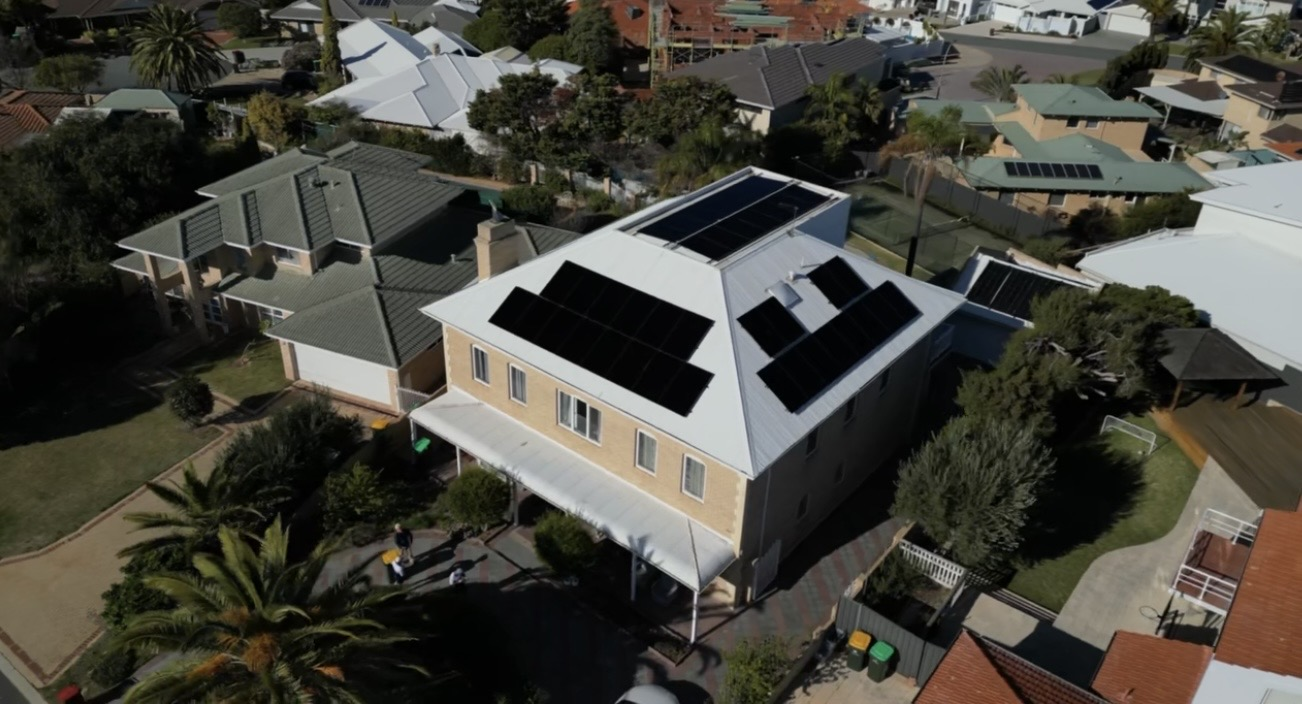
#> input picture assets/photos/originals/aerial-two-storey-solar.jpg, 1302 x 704 px; its folder holds only this picture in this run
$ python prepare-photos.py
#> lines starting #> are read from the running program, lines starting #| are printed output that depends on the picture
"""Prepare graded copies of the ORIGINAL project photos for the layout.

Applies the document's unifying grade (slightly reduced saturation, a touch more
contrast) so the PDF can embed plain JPEGs instead of rasterising CSS filters.
  assets/photos/graded/      full resolution, for the print PDF
  assets/photos/graded-web/  max 1400 px, for the email-size PDF
Originals in assets/photos/originals/ are never modified. Faces and geometry are
untouched: no warping, stretching or retouching. Usage: python3 scripts/prepare-photos.py
"""
from pathlib import Path
import numpy as np
from PIL import Image, ImageEnhance, ImageOps

ROOT = Path(__file__).resolve().parent.parent
SRC = ROOT / "assets/photos/originals"
OUT = {"graded": (None, 92), "graded-web": (1400, 82)}
# v2 "muted" grade: lower saturation and a cool navy cast in the shadows, so a
# mixed set of site photos reads as one series (see teardown: colourfulness).
MUTED = {"muted": (None, 92), "muted-web": (1400, 82)}
NAVY = np.array([27, 43, 56], float)

def mute(im):
    im = ImageEnhance.Color(im).enhance(0.62)
    im = ImageEnhance.Contrast(im).enhance(1.06)
    a = np.asarray(im, float)
    lum = (a @ [0.2126, 0.7152, 0.0722]) / 255
    w = (0.16 * (1 - lum) ** 2)[..., None]
    return Image.fromarray(np.clip(a * (1 - w) + NAVY * w, 0, 255).astype(np.uint8))

# v4 alternate style: brand duotone (navy shadows -> soft brand highlights) and cool greyscale.
DUO = {"duo": (None, 90), "duo-web": (1400, 80)}
MONO = {"mono": (None, 90), "mono-web": (1400, 80)}
DUO_DARK, DUO_MID, DUO_LIGHT = np.array([18, 30, 40.]), np.array([44, 82, 108.]), np.array([196, 214, 224.])

def duotone(im):
    l = np.asarray(ImageOps.autocontrast(im.convert("L"), cutoff=1), float)[..., None] / 255
    lo = DUO_DARK + (DUO_MID - DUO_DARK) * np.clip(l / .55, 0, 1)
    hi = DUO_MID + (DUO_LIGHT - DUO_MID) * np.clip((l - .55) / .45, 0, 1)
    return Image.fromarray(np.where(l < .55, lo, hi).astype(np.uint8))

def mono(im):
    g = np.asarray(ImageOps.autocontrast(im.convert("L"), cutoff=1), float)[..., None]
    return Image.fromarray(np.clip(g * [0.97, 1.0, 1.03], 0, 255).astype(np.uint8))

def save_set(img, sets, stem):
    for d, (max_px, q) in sets.items():
        out = img.copy()
        if max_px:
            out.thumbnail((max_px, max_px), Image.LANCZOS)
        out.save(ROOT / "assets/photos" / d / (stem + ".jpg"), quality=q, optimize=True, progressive=True)

for d in list(OUT) + list(MUTED) + list(DUO) + list(MONO):
    (ROOT / "assets/photos" / d).mkdir(parents=True, exist_ok=True)

for f in sorted(SRC.glob("*.jp*g")) + sorted(SRC.glob("*.png")):
    im = ImageOps.exif_transpose(Image.open(f)).convert("RGB")
#> im is the input picture: PIL image 1302x704 RGB; mean R, G, B 72.2, 70.7, 62.7
    rows = np.where(np.asarray(im.convert("L")).mean(1) > 12)[0]   # trim black letterbox bars (phone screenshots)
#> rows = 704 values from 0 to 703
    im = im.crop((0, int(rows.min()), im.width, int(rows.max()) + 1))
    im = ImageEnhance.Color(im).enhance(0.90)
    im = ImageEnhance.Contrast(im).enhance(1.05)
    im = ImageEnhance.Brightness(im).enhance(1.01)
    for d, (max_px, q) in OUT.items():
        out = im.copy()
        if max_px:
            out.thumbnail((max_px, max_px), Image.LANCZOS)
        out.save(ROOT / "assets/photos" / d / (f.stem + ".jpg"), quality=q, optimize=True, progressive=True)
    m = mute(im)
#> in mute, `w = (0.16 * (1 - lum) ** 2)[..., None]`:
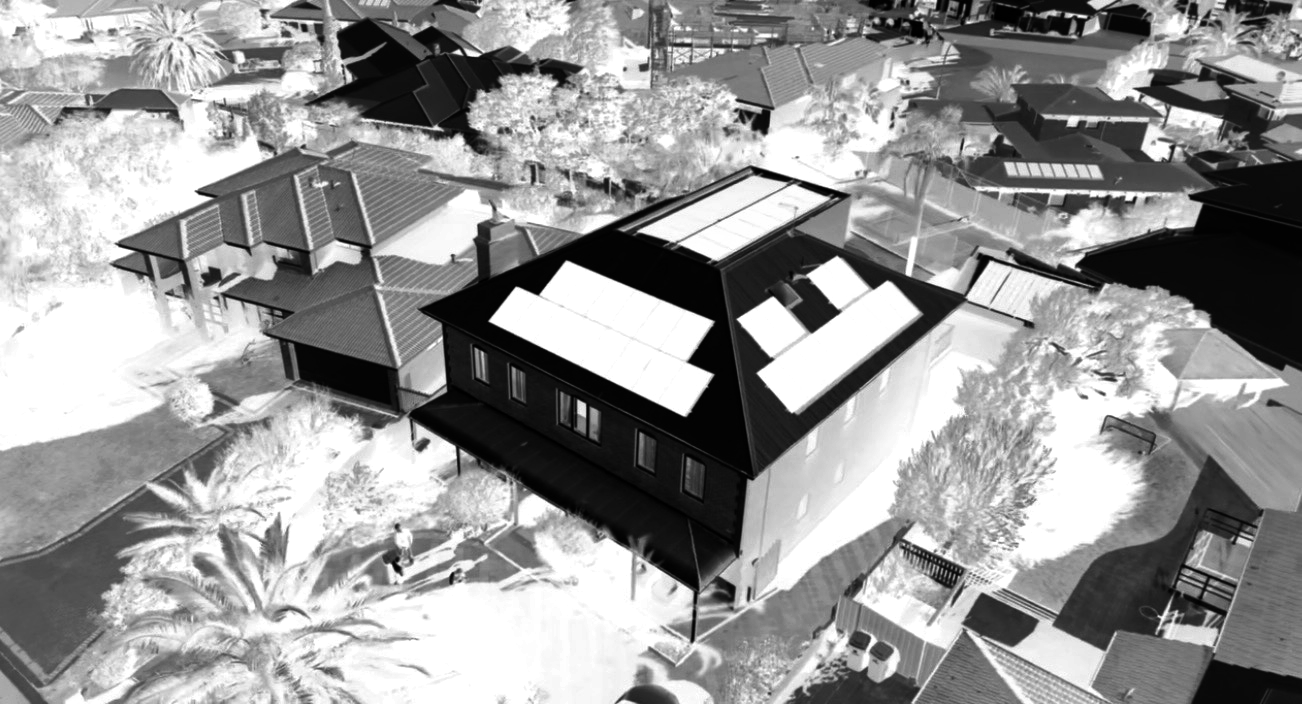
#> w: shape (704, 1302, 1) float64; min 0.000363, max 0.16, mean 0.0954; drawn with min black and max white
    for d, (max_px, q) in MUTED.items():
        out = m.copy()
        if max_px:
            out.thumbnail((max_px, max_px), Image.LANCZOS)
        out.save(ROOT / "assets/photos" / d / (f.stem + ".jpg"), quality=q, optimize=True, progressive=True)
    save_set(duotone(im), DUO, f.stem)
#> in duotone, `l = np.asarray(ImageOps.autocontrast(im.convert("L"), cutoff=1), float..`:
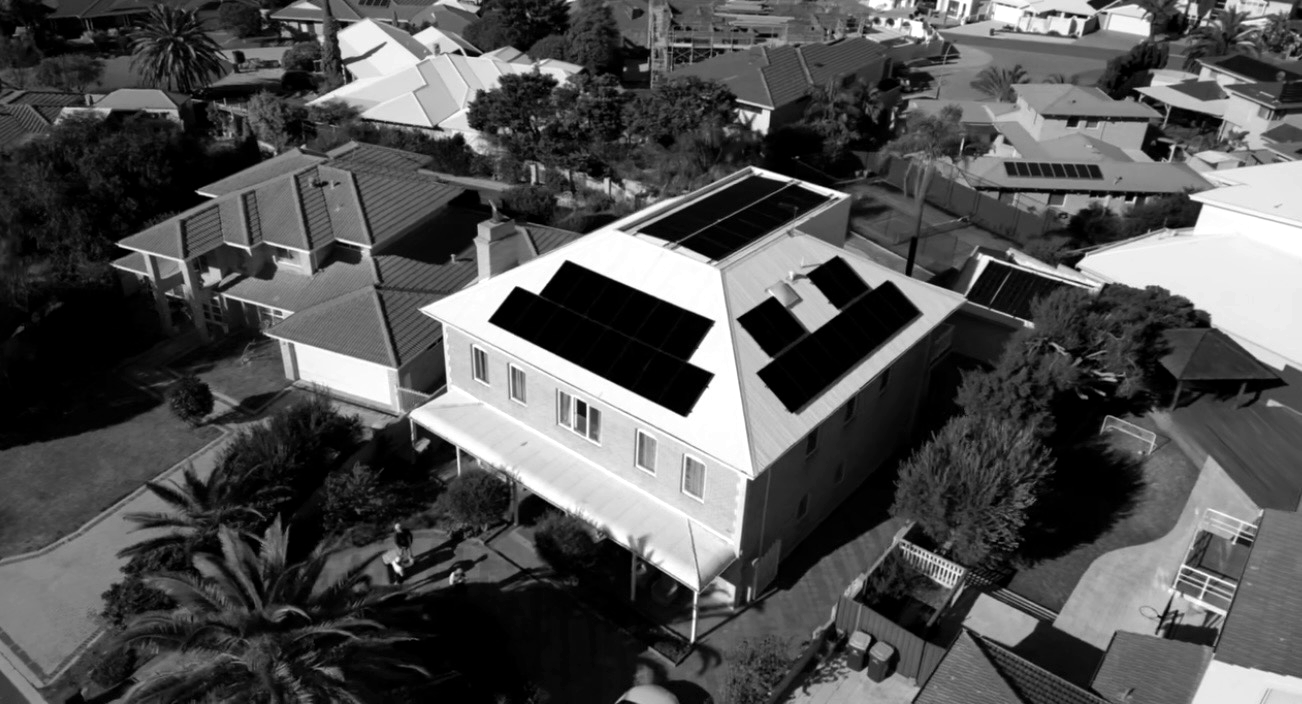
#> l: shape (704, 1302, 1) float64; min 0, max 1, mean 0.322
#> in duotone, `hi = DUO_MID + (DUO_LIGHT - DUO_MID) * np.clip((l - .55) / .45, 0, 1)`:
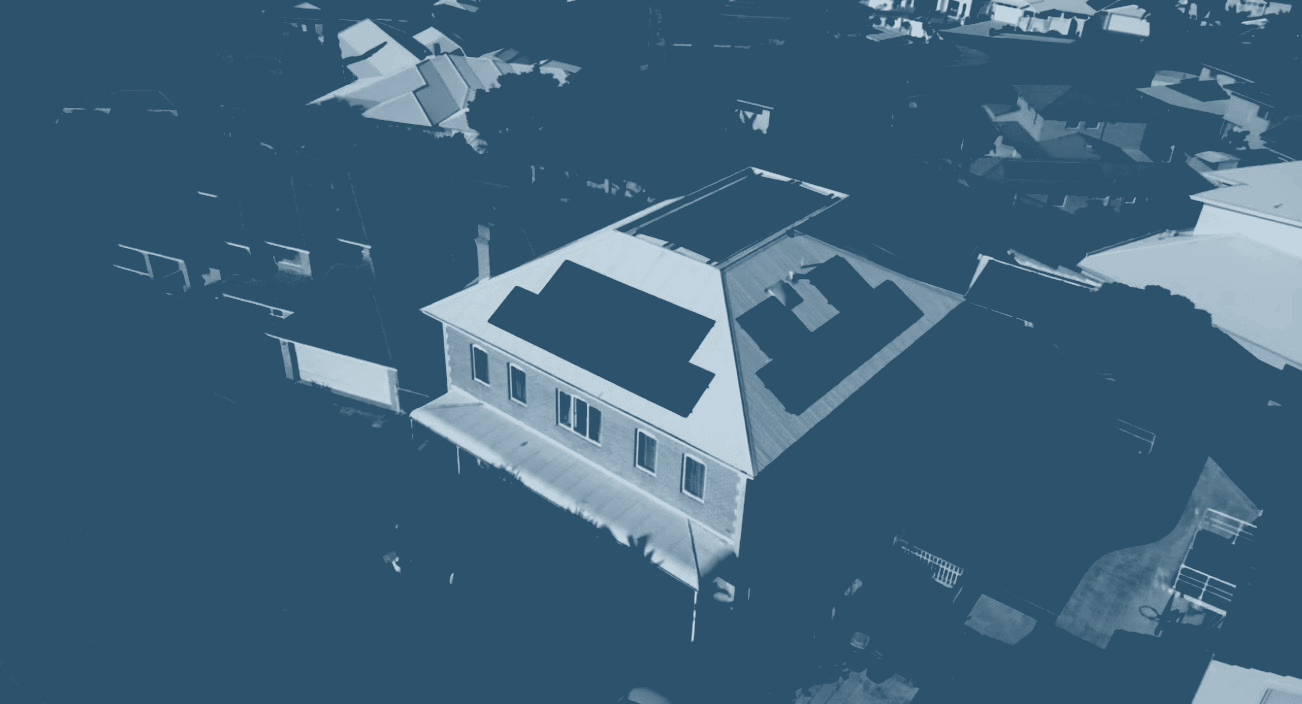
#> hi: shape (704, 1302, 3) float64; mean R, G, B 61.9, 97.5, 121.6
#> in duotone, `return Image.fromarray(np.where(l < .55, lo, hi).astype(np.uint8))`:
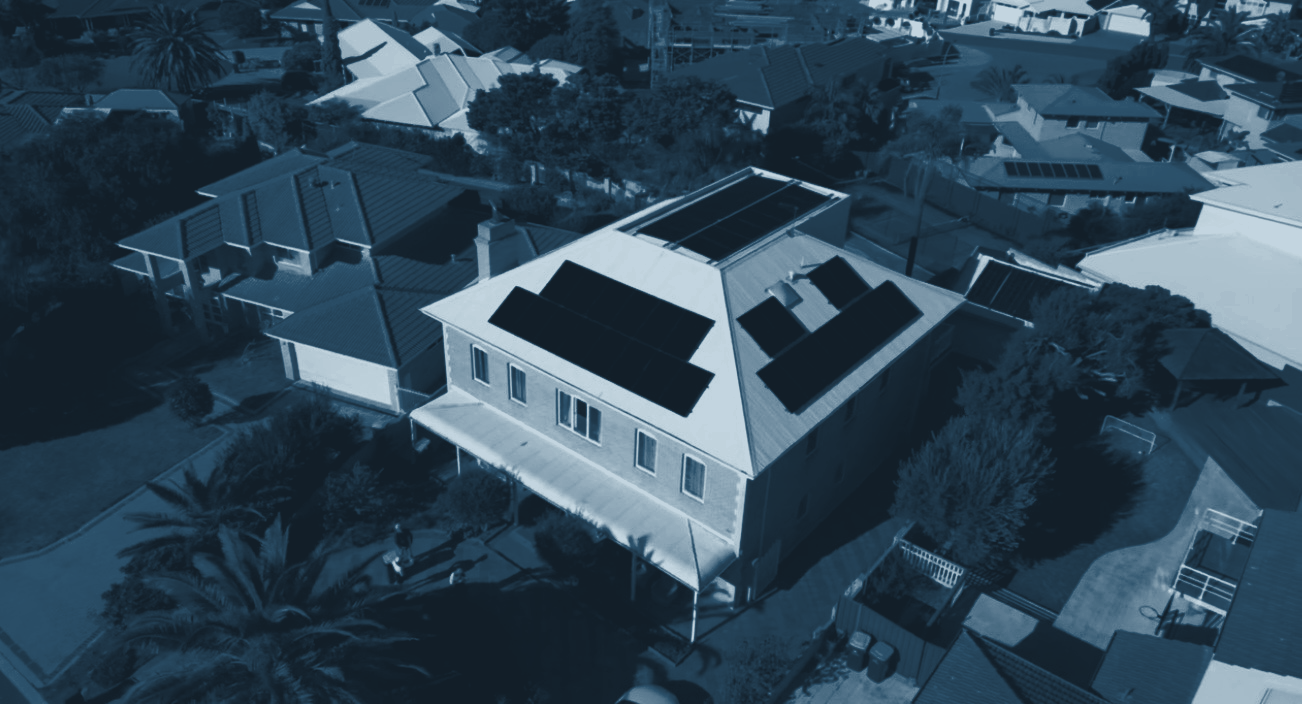
#> returned value: PIL image 1302x704 RGB; mean R, G, B 48.1, 70.5, 86.4
#> the loop in save_set, `for d, (max_px, q) in sets.items():` made 2 passes
#> (d, max_px, q) on passes 1 to 2: ('duo', None, 90), ('duo-web', 1400, 80)
    save_set(mono(im), MONO, f.stem)
#> the loop in save_set (call 2), `for d, (max_px, q) in sets.items():` made 2 passes
    print(f"{f.name}: {im.size}")
#| aerial-two-storey-solar.jpg: (1302, 704)

$ run again, on assets/photos/originals/ceiling-downlight-cutout.jpg
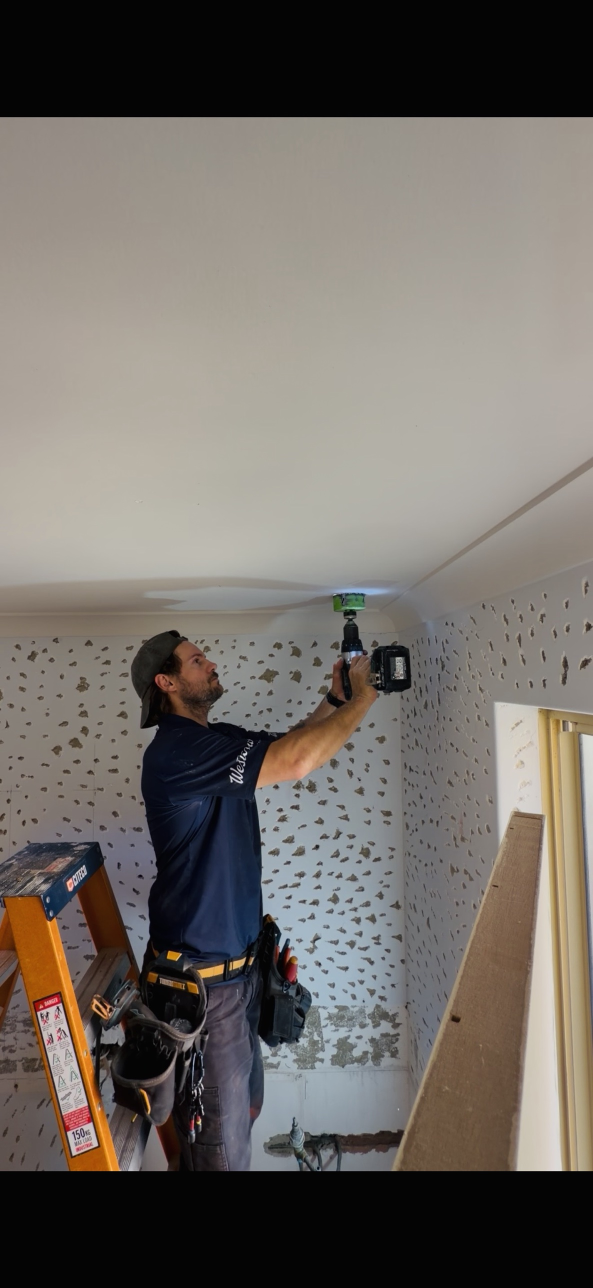
#> input picture assets/photos/originals/ceiling-downlight-cutout.jpg, 1186 x 2576 px (shown at 1/2 size)
#> im is the input picture: PIL image 1186x2576 RGB; mean R, G, B 113, 107.3, 101.6
#> rows = 2109 values from 234 to 2342
#> in duotone, `return Image.fromarray(np.where(l < .55, lo, hi).astype(np.uint8))`:
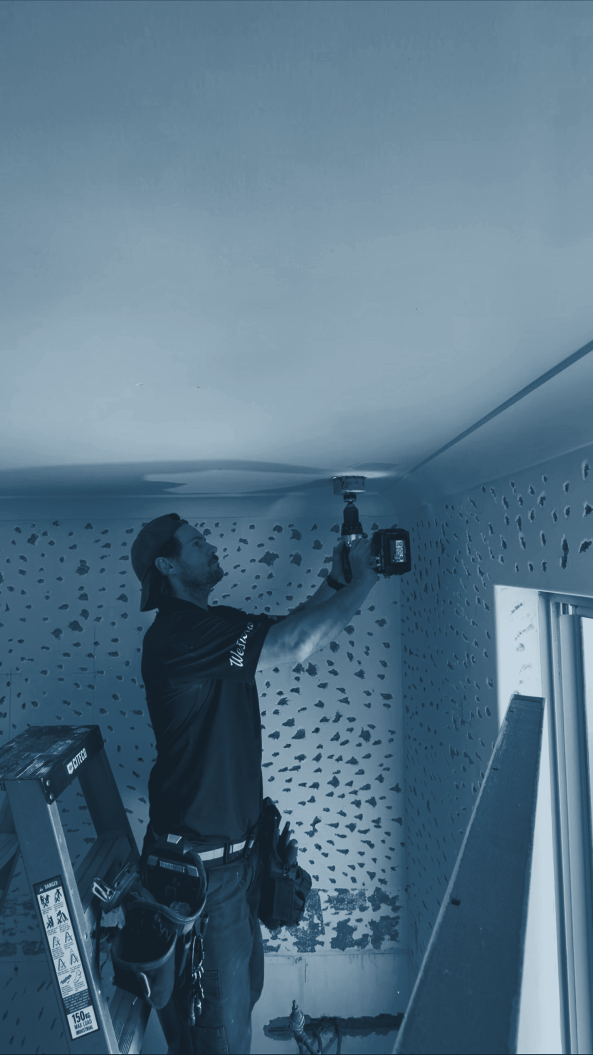
#> returned value: PIL image 1186x2109 RGB (shown at 1/2 size); mean R, G, B 86.6, 115.3, 134.4
#> the loop in save_set, `for d, (max_px, q) in sets.items():` made 2 passes
#> (d, max_px, q) on passes 1 to 2: ('duo', None, 90), ('duo-web', 1400, 80)
#> the loop in save_set (call 2), `for d, (max_px, q) in sets.items():` made 2 passes
#> pass 2, in save_set (call 2), `out.save(ROOT / "assets/photos" / d / (stem + ".jpg"), quality=q, opti..`:
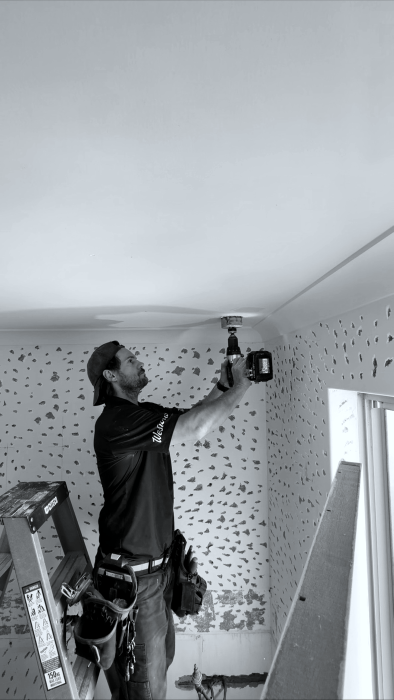
#> saved as ceiling-downlight-cutout.jpg: PIL image 787x1400 RGB (shown at 1/2 size); mean R, G, B 152.5, 157.7, 161.9
#| ceiling-downlight-cutout.jpg: (1186, 2109)
